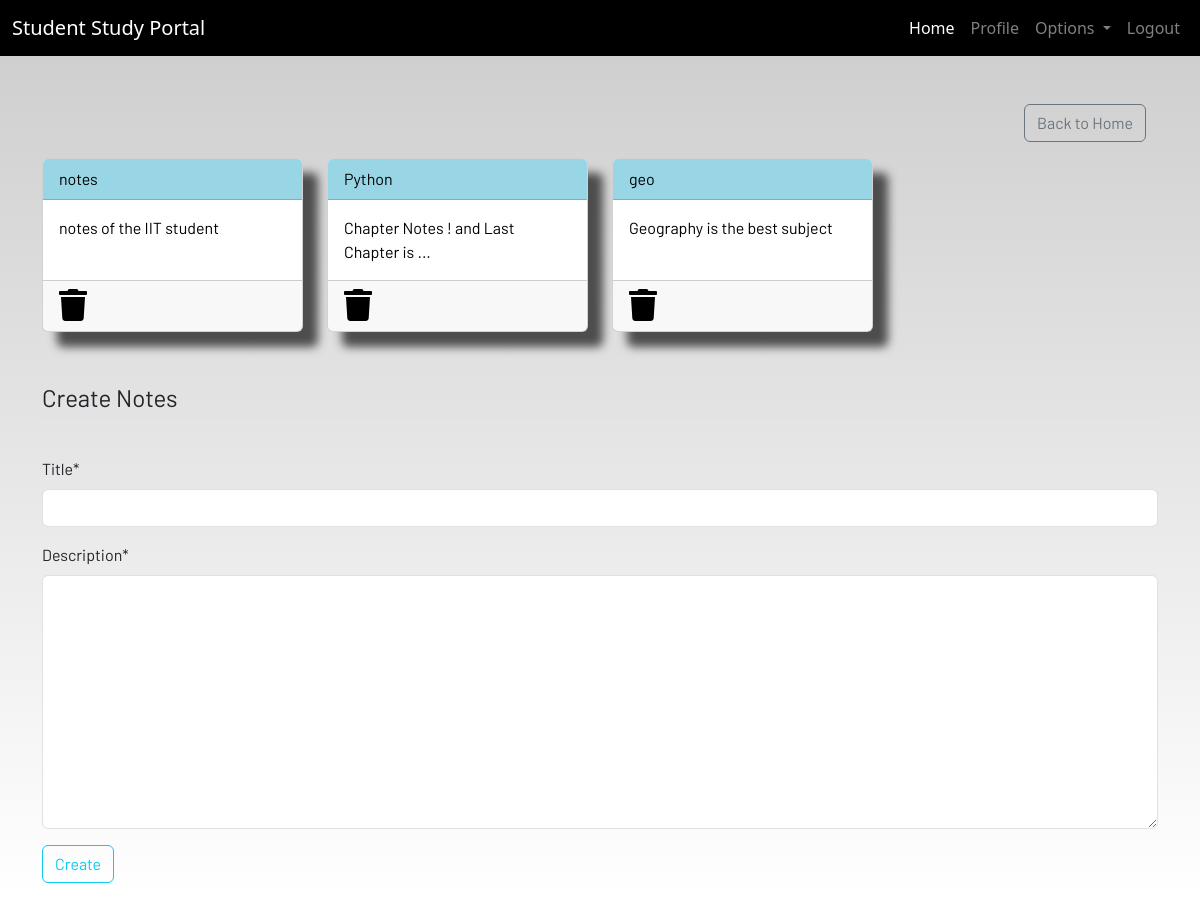
Screenshot of /notes (signed in) with the database file from the repository.
### deshboard/models.py (models this page shows)
class Notes(models.Model):
    user=models.ForeignKey(User,on_delete=models.CASCADE)
    title=models.CharField(max_length=200)
    description=models.TextField()
    class Meta:
        verbose_name='notes'
        verbose_name_plural='notes'

### deshboard/views.py (the view)
# urls.py: path('notes',views.notes,name='notes'),
@login_required(login_url='login')  # Ensure user is logged in to access notes
def notes(request):
    if request.method == "POST":
        form = NotesForm(request.POST)
        if form.is_valid():
            notes = Notes(user=request.user, title=request.POST['title'], description=request.POST['description'])
            notes.save()
            messages.success(request, f"Notes Added by {request.user.username} Successfully!")
    else:
        form = NotesForm()
    notes = Notes.objects.filter(user=request.user)
    return render(request, 'dashboard/notes.html', {'notes': notes, 'form': form})

### deshboard/forms.py
class NotesForm(forms.ModelForm):
    class Meta:
        model=Notes
        fields=['title','description']

### deshboard/templates/dashboard/notes.html (shortened to what this page needs)
{% extends 'dashboard/base.html' %}
{% load static %}
{% load crispy_forms_tags %}
{% block content %}
<div class="container">
    <div class="container">
        <div class="d-flex justify-content-end">
            <a href="{% url 'home' %}" class="btn btn-outline-secondary mb-3">
                Back to Home
            </a>
        </div>
    </div>
    <div class="row">
        {% for nt in notes %}
        <div class="col-md-3">
            <a href="{% url "notedetail" nt.id %}">
                <div class="card">
                    <div class="card-header">{{nt.title}}</div>
                    <div class="card-body">{{nt.description|slice:"0:100"}}</div>
                    <div class="card-footer mt-auto "><a href="{% url 'deletenote' nt.id%}">
                        <i class="fa fa-trash fa-2x"></i></a>
                    </div>
                </div>
            </a>
        </div>
        {% endfor %}
    </div>
</div>
<br><br>
<div class="container">
    <form method="POST">
        <fieldset class="form-group">
            <legend class="border-bottom mb-4">Create Notes</legend>
        </fieldset>
        {{form|crispy}}
        <div class="form-group">
            <button href="" class="btn btn-outline-info" type="submit">
                Create
            </button>
        </div>
    </form>
</div>
{% endblock content %}

### deshboard/static/css/main.css (style rules this page uses)
html { scroll-behavior: smooth; height: 100%; width: 100%; }
.card { box-shadow: 15px 15px 10px rgb(78, 77, 77); }
a { text-decoration: none !important; color: black; }
.card-header { color: black !important; background: rgb(152, 214, 230) !important; transition: 0.3s ease-in; }
html, body { max-width: 100%; overflow-x: hidden; height: 100%; width: 100%; }
body { background: linear-gradient(rgba(0, 0, 0, 0.2), rgba(255, 255, 255, 0.5)); overflow-x: hidden; background-repeat: no-repeat; }
.card-header { background-color: rgb(133, 204, 231); }
.col-md-3 .card { width: 100%; height: 100%; }
.fa { color: black; }

### rows the page displays
Notes: title "notes", description "notes of the IIT student"
Notes: title "Python", description "Chapter Notes ! and Last Chapter is ..."
Notes: title "geo", description "Geography is the best subject"
